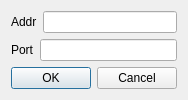
<?xml version="1.0" encoding="UTF-8"?>
<ui version="4.0">
 <class>DialogAddressInput</class>
 <widget class="QDialog" name="DialogAddressInput">
  <property name="geometry">
   <rect>
    <x>0</x>
    <y>0</y>
    <width>174</width>
    <height>97</height>
   </rect>
  </property>
  <property name="windowTitle">
   <string>Dialog</string>
  </property>
  <layout class="QVBoxLayout" name="verticalLayout">
   <item>
    <layout class="QHBoxLayout" name="horizontalLayout">
     <item>
      <widget class="QLabel" name="label_3">
       <property name="text">
        <string>Addr</string>
       </property>
      </widget>
     </item>
     <item>
      <widget class="QLineEdit" name="lineEdit_addr"/>
     </item>
    </layout>
   </item>
   <item>
    <layout class="QHBoxLayout" name="horizontalLayout_2">
     <item>
      <widget class="QLabel" name="label_4">
       <property name="text">
        <string>Port</string>
       </property>
      </widget>
     </item>
     <item>
      <widget class="QLineEdit" name="lineEdit_port"/>
     </item>
    </layout>
   </item>
   <item>
    <widget class="QDialogButtonBox" name="buttonBox">
     <property name="orientation">
      <enum>Qt::Horizontal</enum>
     </property>
     <property name="standardButtons">
      <set>QDialogButtonBox::Cancel|QDialogButtonBox::Ok</set>
     </property>
    </widget>
   </item>
  </layout>
 </widget>
 <resources/>
 <connections>
  <connection>
   <sender>buttonBox</sender>
   <signal>accepted()</signal>
   <receiver>DialogAddressInput</receiver>
   <slot>accept()</slot>
   <hints>
    <hint type="sourcelabel">
     <x>248</x>
     <y>254</y>
    </hint>
    <hint type="destinationlabel">
     <x>157</x>
     <y>274</y>
    </hint>
   </hints>
  </connection>
  <connection>
   <sender>buttonBox</sender>
   <signal>rejected()</signal>
   <receiver>DialogAddressInput</receiver>
   <slot>reject()</slot>
   <hints>
    <hint type="sourcelabel">
     <x>316</x>
     <y>260</y>
    </hint>
    <hint type="destinationlabel">
     <x>286</x>
     <y>274</y>
    </hint>
   </hints>
  </connection>
 </connections>
</ui>
